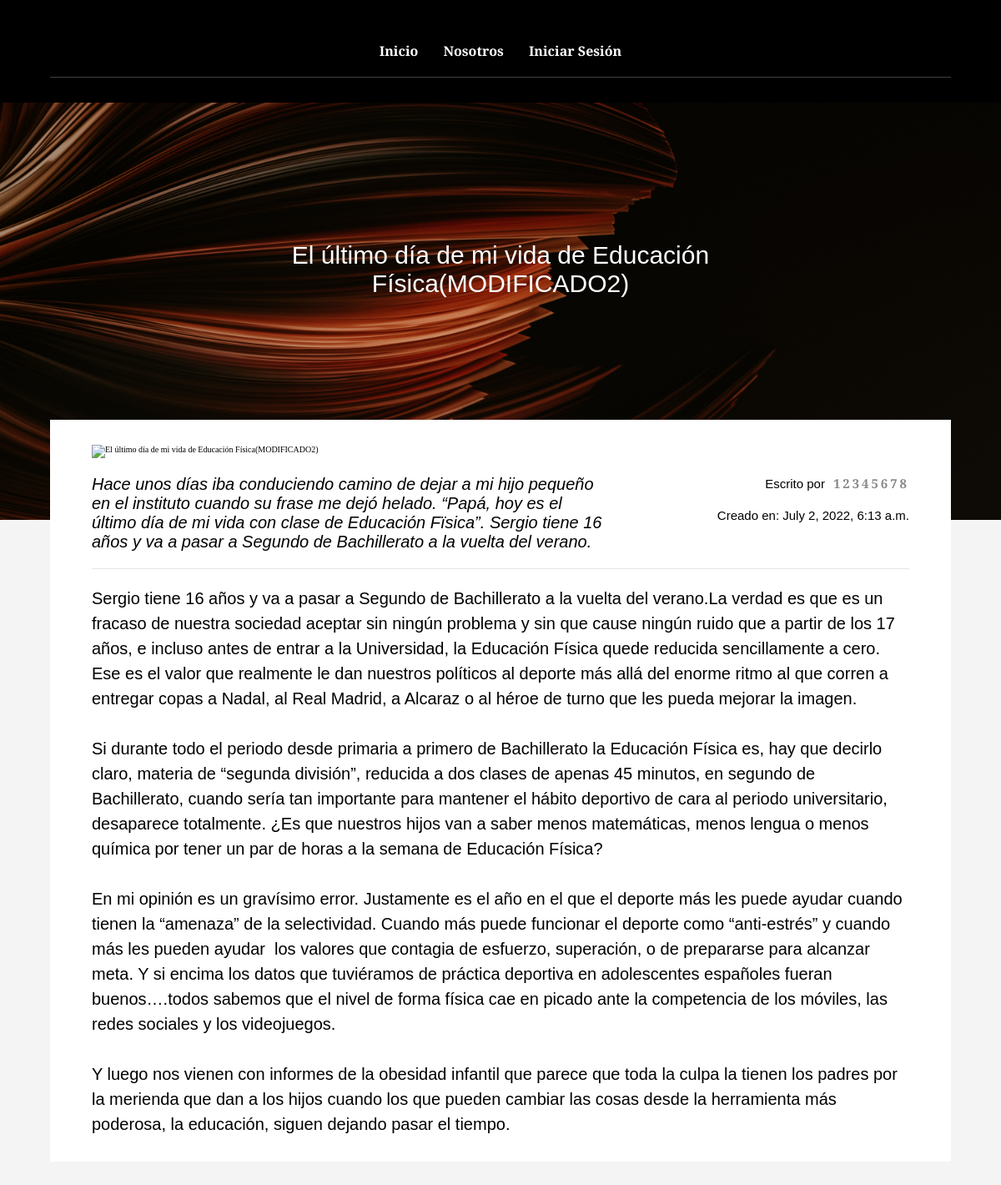
Screenshot of /post/3/ with the database file from the repository.
### Post/models.py (models this page shows)
class Post(models.Model):
    title = models.CharField(max_length=100)
    summary = models.TextField()
    description = models.TextField()
    image = models.ImageField(upload_to="post", null = True, blank = True)
    created_post = models.DateTimeField(default=timezone.now)
    user = models.ForeignKey(User, on_delete=models.CASCADE)

### Post/views.py (the view)
# urls.py: path("post/<int:post_id>/", views.post_view, name="post"),
def post_view(request, post_id):
    post = models.Post.objects.get(pk=post_id)
    userActually = request.user == post.user
    print(userActually)
    return render(request, "post.html", {"post": post, "userActually": userActually})

### templates/post.html (shortened to what this page needs)
{% extends "base.html" %}
{% block link %}
    {% load static %}
    <link rel="stylesheet" href="{% static '/css/post.css' %}">
{% endblock %}
{% block portada-title %}
<p class="post--portada">{{post.title}}</p>
{% endblock %}
{% block content %}
    <section class="container post">
        <img src="{% get_media_prefix %}{{post.image}}" alt="{{post.title}}" class="post__img">
        <div class="post__info">
            <p class="info--summary">{{post.summary}}</p>
            <div class="info--user">
                <p>Escrito por<span>{{post.user.username}}</span></p>
                <p class="info--date">Creado en: {{post.created_post}}</p>
            </div>
        </div>
        <p class="post__description">{{post.description}}</p>
    </section>
{% endblock %}

### static/css/base.css (style rules this page uses)
*, *::before, *::after { margin: 0; box-sizing: inherit; }
html { font-size: 62.5%; box-sizing: border-box; }
body { background-color: #f4f4f4 }
h1, h2, h3, h4, a, p, span, li, label, input, input::placeholder, textarea, textarea::placeholder { font-family: 'Alegreya Sans', sans-serif; }
.container { width: min(90%, 125rem); margin: 0 auto; }
.portada__title h1, .portada__title p { color: #fff; }
.portada__title p { font-size: 3rem; }

### static/css/post.css (style rules this page uses)
.post--portada { font-size: 3rem; }
.post { background-color: #fff; transform: translateY(-12rem); height: 20rem; padding: 3rem 5rem; margin-bottom: 7rem; height: auto; }
.post__img { display: block; width: 100%; object-fit: contain; }
.post__info { column-gap: 5rem; padding: 2rem 0; border-bottom: 1px solid rgba(0, 0, 0, 0.1); display: flex; justify-content: space-between; align-items: flex-start; }
.post__info .info--summary { font-size: 2rem; font-style: italic; flex: 1; }
.post__info .info--user { flex: 0.5; font-size: 1.5rem; text-align: end; display: flex; flex-direction: column; row-gap: 2rem; }
.post__info .info--user span { text-transform: uppercase; letter-spacing: 3px; color: #888888; font-weight: 700; margin-left: 1rem; }
.post__description { margin-top: 2rem; white-space: pre-wrap; font-size: 2rem; line-height: 1.5; }

### rows the page displays
Post: title "El último día de mi vida de Educación Física(MODIFICADO2)", summary "Hace unos días iba conduciendo camino de dejar a mi hijo pequeño en el instituto cuando su frase me dejó helado. “Papá, hoy es el último día de mi vida con clase de Educación Fïsica”. Sergio tiene 16 años y va a pasar a Segundo de Bachillerato a la vuelta del verano.", user.username "12345678", created_post "July 2, 2022, 6:13 a.m.", description "Sergio tiene 16 años y va a pasar a Segundo de Bachillerato a la vuelta del verano.La verdad es que es un fracaso de nuestra sociedad aceptar sin ningún problema y sin que cause ningún ruido que a partir de los 17 años, e incluso antes de entrar a la Universidad, la Educación Física quede reducida sencillamente a cero. Ese es el valor que realmente le dan nuestros políticos al deporte más allá del enorme ritmo al que corren a entregar copas a Nadal, al Real Madrid, a Alcaraz o al héroe de turno que les pueda mejorar la imagen. Si durante todo el periodo desde primaria a primero de Bachillerato la Educación Física es, hay que decirlo claro, materia de “segunda división”, reducida a dos…"
